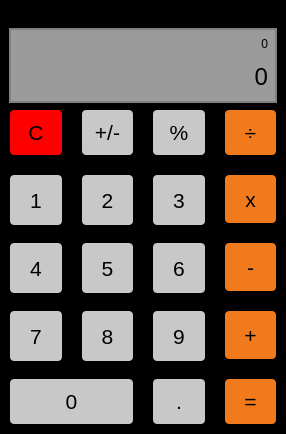
<?xml version="1.0" encoding="UTF-8"?>
<ui version="4.0">
 <class>MainWindow</class>
 <widget class="QMainWindow" name="MainWindow">
  <property name="enabled">
   <bool>true</bool>
  </property>
  <property name="geometry">
   <rect>
    <x>0</x>
    <y>0</y>
    <width>286</width>
    <height>434</height>
   </rect>
  </property>
  <property name="minimumSize">
   <size>
    <width>0</width>
    <height>75</height>
   </size>
  </property>
  <property name="mouseTracking">
   <bool>false</bool>
  </property>
  <property name="windowTitle">
   <string>Qt-calculator</string>
  </property>
  <property name="styleSheet">
   <string notr="true">/*Change the background color */
background-color: #000;</string>
  </property>
  <widget class="QWidget" name="centralwidget">
   <property name="styleSheet">
    <string notr="true">/* (Label at top) Label Stylesheet */

QLabel {
  qproperty-alignment: 'AlignVCenter | AlignRight';
  
  color: rgb(0, 255, 0);

}

background-color : white;

/* End Label Stylesheet */</string>
   </property>
   <layout class="QVBoxLayout" name="verticalLayout_2">
    <item>
     <widget class="QWidget" name="verticalWidget" native="true">
      <property name="sizePolicy">
       <sizepolicy hsizetype="Preferred" vsizetype="Fixed">
        <horstretch>0</horstretch>
        <verstretch>0</verstretch>
       </sizepolicy>
      </property>
      <property name="minimumSize">
       <size>
        <width>0</width>
        <height>75</height>
       </size>
      </property>
      <property name="maximumSize">
       <size>
        <width>16777215</width>
        <height>75</height>
       </size>
      </property>
      <property name="styleSheet">
       <string notr="true">#verticalWidget
{ 
  border: 2px solid gray;
  background-color: rgb(155,155,155);
}
</string>
      </property>
      <layout class="QVBoxLayout" name="verticalLayout">
       <item>
        <widget class="QLabel" name="label_2">
         <property name="autoFillBackground">
          <bool>false</bool>
         </property>
         <property name="styleSheet">
          <string notr="true">QLabel{
  color: #000;
  background-color: rgb(155,155,155);
}</string>
         </property>
         <property name="text">
          <string>0</string>
         </property>
         <property name="alignment">
          <set>Qt::AlignRight|Qt::AlignTrailing|Qt::AlignVCenter</set>
         </property>
        </widget>
       </item>
       <item>
        <widget class="QLabel" name="label">
         <property name="sizePolicy">
          <sizepolicy hsizetype="Preferred" vsizetype="Preferred">
           <horstretch>0</horstretch>
           <verstretch>0</verstretch>
          </sizepolicy>
         </property>
         <property name="minimumSize">
          <size>
           <width>0</width>
           <height>40</height>
          </size>
         </property>
         <property name="font">
          <font>
           <pointsize>18</pointsize>
          </font>
         </property>
         <property name="autoFillBackground">
          <bool>false</bool>
         </property>
         <property name="styleSheet">
          <string notr="true">QLabel{
  color: #000;
  background-color: rgb(155,155,155);
}</string>
         </property>
         <property name="text">
          <string>0</string>
         </property>
         <property name="alignment">
          <set>Qt::AlignRight|Qt::AlignTrailing|Qt::AlignVCenter</set>
         </property>
        </widget>
       </item>
      </layout>
     </widget>
    </item>
    <item>
     <layout class="QGridLayout" name="keypad_grid">
      <property name="sizeConstraint">
       <enum>QLayout::SetDefaultConstraint</enum>
      </property>
      <property name="leftMargin">
       <number>1</number>
      </property>
      <property name="topMargin">
       <number>1</number>
      </property>
      <property name="rightMargin">
       <number>1</number>
      </property>
      <property name="bottomMargin">
       <number>1</number>
      </property>
      <property name="spacing">
       <number>20</number>
      </property>
      <item row="5" column="2">
       <widget class="QPushButton" name="pushButton_dot">
        <property name="sizePolicy">
         <sizepolicy hsizetype="Preferred" vsizetype="Preferred">
          <horstretch>0</horstretch>
          <verstretch>0</verstretch>
         </sizepolicy>
        </property>
        <property name="font">
         <font>
          <family>Arial</family>
          <pointsize>16</pointsize>
          <weight>50</weight>
          <bold>false</bold>
         </font>
        </property>
        <property name="styleSheet">
         <string notr="true">QPushButton {
color: rgb(0,0,0);
background-color: rgb(200,200,200);
border-radius: 4px;
padding: 10px;
}

QPushButton:hover {
backgroundbackground-color: rgb(255,255,255)
}

QPushButton:pressed {
border-style: inset;
background-color: rgb(255,255,255)
}</string>
        </property>
        <property name="text">
         <string>.</string>
        </property>
        <property name="shortcut">
         <string>.</string>
        </property>
       </widget>
      </item>
      <item row="1" column="2">
       <widget class="QPushButton" name="pushButton_percent">
        <property name="sizePolicy">
         <sizepolicy hsizetype="Preferred" vsizetype="Preferred">
          <horstretch>0</horstretch>
          <verstretch>0</verstretch>
         </sizepolicy>
        </property>
        <property name="font">
         <font>
          <family>Arial</family>
          <pointsize>16</pointsize>
          <weight>50</weight>
          <bold>false</bold>
         </font>
        </property>
        <property name="styleSheet">
         <string notr="true">/* (Clear,+/-,%,. buttons) Unary Operations Buttons Stylesheet */

QPushButton {
  color: #000;
  background-color: rgb(200, 200, 200);
  border-radius: 4px;
  padding: 10px;
}

QPushButton:pressed {
    background-color: qlineargradient(x1: 0, y1: 0, x2: 0, y2: 1,
                                      stop: 0 #BEBEBE, stop: 1 #D7D7D7);
}</string>
        </property>
        <property name="text">
         <string>%</string>
        </property>
        <property name="shortcut">
         <string>%</string>
        </property>
       </widget>
      </item>
      <item row="1" column="1">
       <widget class="QPushButton" name="pushButton_plusMinus">
        <property name="sizePolicy">
         <sizepolicy hsizetype="Preferred" vsizetype="Preferred">
          <horstretch>0</horstretch>
          <verstretch>0</verstretch>
         </sizepolicy>
        </property>
        <property name="font">
         <font>
          <family>Arial</family>
          <pointsize>16</pointsize>
          <weight>50</weight>
          <bold>false</bold>
         </font>
        </property>
        <property name="styleSheet">
         <string notr="true">/* (Clear,+/-,%,. buttons) Unary Operations Buttons Stylesheet */

QPushButton {
  color: #000;
  background-color: rgb(200, 200, 200);
  border-radius: 4px;
  padding: 10px;
}

QPushButton:pressed {
    background-color: qlineargradient(x1: 0, y1: 0, x2: 0, y2: 1,
                                      stop: 0 #BEBEBE, stop: 1 #D7D7D7);
}</string>
        </property>
        <property name="text">
         <string>+/-</string>
        </property>
       </widget>
      </item>
      <item row="4" column="1">
       <widget class="QPushButton" name="pushButton_8">
        <property name="sizePolicy">
         <sizepolicy hsizetype="Preferred" vsizetype="Preferred">
          <horstretch>0</horstretch>
          <verstretch>0</verstretch>
         </sizepolicy>
        </property>
        <property name="minimumSize">
         <size>
          <width>50</width>
          <height>50</height>
         </size>
        </property>
        <property name="font">
         <font>
          <family>Arial</family>
          <pointsize>16</pointsize>
          <weight>50</weight>
          <bold>false</bold>
         </font>
        </property>
        <property name="styleSheet">
         <string notr="true">QPushButton {
color: rgb(0,0,0);
background-color: rgb(200,200,200);
border-radius: 4px;
padding: 10px;
}

QPushButton:hover {
backgroundbackground-color: rgb(255,255,255)
}

QPushButton:pressed {
border-style: inset;
background-color: rgb(255,255,255)
}</string>
        </property>
        <property name="text">
         <string>8</string>
        </property>
        <property name="shortcut">
         <string>8</string>
        </property>
       </widget>
      </item>
      <item row="4" column="2">
       <widget class="QPushButton" name="pushButton_9">
        <property name="sizePolicy">
         <sizepolicy hsizetype="Preferred" vsizetype="Preferred">
          <horstretch>0</horstretch>
          <verstretch>0</verstretch>
         </sizepolicy>
        </property>
        <property name="minimumSize">
         <size>
          <width>50</width>
          <height>50</height>
         </size>
        </property>
        <property name="font">
         <font>
          <family>Arial</family>
          <pointsize>16</pointsize>
          <weight>50</weight>
          <bold>false</bold>
         </font>
        </property>
        <property name="styleSheet">
         <string notr="true">QPushButton {
color: rgb(0,0,0);
background-color: rgb(200,200,200);
border-radius: 4px;
padding: 10px;
}

QPushButton:hover {
backgroundbackground-color: rgb(255,255,255)
}

QPushButton:pressed {
border-style: inset;
background-color: rgb(255,255,255)
}</string>
        </property>
        <property name="text">
         <string>9</string>
        </property>
        <property name="shortcut">
         <string>9</string>
        </property>
       </widget>
      </item>
      <item row="4" column="3">
       <widget class="QPushButton" name="pushButton_add">
        <property name="sizePolicy">
         <sizepolicy hsizetype="Preferred" vsizetype="Preferred">
          <horstretch>0</horstretch>
          <verstretch>0</verstretch>
         </sizepolicy>
        </property>
        <property name="font">
         <font>
          <family>Arial</family>
          <pointsize>16</pointsize>
          <weight>50</weight>
          <bold>false</bold>
         </font>
        </property>
        <property name="styleSheet">
         <string notr="true">/* (Clear,+/-,%,. buttons) Unary Operations Buttons Stylesheet */

QPushButton {
  color: #000;
  background-color: rgb(241, 122, 28);
  border-radius: 4px;
  padding: 10px;
}

QPushButton:pressed {
    background-color: qlineargradient(x1: 0, y1: 0, x2: 0, y2: 1,
                                      stop: 0 #BEBEBE, stop: 1 #D7D7D7);
}</string>
        </property>
        <property name="text">
         <string>+</string>
        </property>
        <property name="shortcut">
         <string>+</string>
        </property>
        <attribute name="buttonGroup">
         <string notr="true">buttonGroup</string>
        </attribute>
       </widget>
      </item>
      <item row="4" column="0">
       <widget class="QPushButton" name="pushButton_7">
        <property name="sizePolicy">
         <sizepolicy hsizetype="Preferred" vsizetype="Preferred">
          <horstretch>0</horstretch>
          <verstretch>0</verstretch>
         </sizepolicy>
        </property>
        <property name="minimumSize">
         <size>
          <width>50</width>
          <height>50</height>
         </size>
        </property>
        <property name="font">
         <font>
          <family>Arial</family>
          <pointsize>16</pointsize>
          <weight>50</weight>
          <bold>false</bold>
         </font>
        </property>
        <property name="styleSheet">
         <string notr="true">QPushButton {
color: rgb(0,0,0);
background-color: rgb(200,200,200);
border-radius: 4px;
padding: 10px;
}

QPushButton:hover {
backgroundbackground-color: rgb(255,255,255)
}

QPushButton:pressed {
border-style: inset;
background-color: rgb(255,255,255)
}</string>
        </property>
        <property name="text">
         <string>7</string>
        </property>
        <property name="shortcut">
         <string>7</string>
        </property>
       </widget>
      </item>
      <item row="2" column="0">
       <widget class="QPushButton" name="pushButton_1">
        <property name="sizePolicy">
         <sizepolicy hsizetype="Preferred" vsizetype="Preferred">
          <horstretch>0</horstretch>
          <verstretch>0</verstretch>
         </sizepolicy>
        </property>
        <property name="minimumSize">
         <size>
          <width>50</width>
          <height>50</height>
         </size>
        </property>
        <property name="font">
         <font>
          <family>Arial</family>
          <pointsize>16</pointsize>
          <weight>50</weight>
          <bold>false</bold>
         </font>
        </property>
        <property name="styleSheet">
         <string notr="true">QPushButton {
color: rgb(0,0,0);
background-color: rgb(200,200,200);
border-radius: 4px;
padding: 10px;
}

QPushButton:hover {
backgroundbackground-color: rgb(255,255,255)
}

QPushButton:pressed {
border-style: inset;
background-color: rgb(255,255,255)
}</string>
        </property>
        <property name="text">
         <string>1</string>
        </property>
        <property name="shortcut">
         <string>1</string>
        </property>
       </widget>
      </item>
      <item row="3" column="2">
       <widget class="QPushButton" name="pushButton_6">
        <property name="sizePolicy">
         <sizepolicy hsizetype="Preferred" vsizetype="Preferred">
          <horstretch>0</horstretch>
          <verstretch>0</verstretch>
         </sizepolicy>
        </property>
        <property name="minimumSize">
         <size>
          <width>50</width>
          <height>50</height>
         </size>
        </property>
        <property name="font">
         <font>
          <family>Arial</family>
          <pointsize>16</pointsize>
          <weight>50</weight>
          <bold>false</bold>
         </font>
        </property>
        <property name="styleSheet">
         <string notr="true">QPushButton {color: rgb(0,0,0);
background-color: rgb(200,200,200);
border-radius: 4px;
padding: 10px;
}

QPushButton:hover {
backgroundbackground-color: rgb(255,255,255)
}

QPushButton:pressed {
border-style: inset;
background-color: rgb(255,255,255)
}</string>
        </property>
        <property name="text">
         <string>6</string>
        </property>
        <property name="shortcut">
         <string>6</string>
        </property>
       </widget>
      </item>
      <item row="3" column="3">
       <widget class="QPushButton" name="pushButton_minus">
        <property name="sizePolicy">
         <sizepolicy hsizetype="Preferred" vsizetype="Preferred">
          <horstretch>0</horstretch>
          <verstretch>0</verstretch>
         </sizepolicy>
        </property>
        <property name="font">
         <font>
          <family>Arial</family>
          <pointsize>16</pointsize>
          <weight>50</weight>
          <bold>false</bold>
         </font>
        </property>
        <property name="styleSheet">
         <string notr="true">/* (Clear,+/-,%,. buttons) Unary Operations Buttons Stylesheet */

QPushButton {
  color: #000;
  background-color: rgb(241, 122, 28);
  border-radius: 4px;
  padding: 10px;
}

QPushButton:pressed {
    background-color: qlineargradient(x1: 0, y1: 0, x2: 0, y2: 1,
                                      stop: 0 #BEBEBE, stop: 1 #D7D7D7);
}</string>
        </property>
        <property name="text">
         <string>-</string>
        </property>
        <property name="shortcut">
         <string>-</string>
        </property>
        <attribute name="buttonGroup">
         <string notr="true">buttonGroup</string>
        </attribute>
       </widget>
      </item>
      <item row="1" column="3">
       <widget class="QPushButton" name="pushButton_divide">
        <property name="sizePolicy">
         <sizepolicy hsizetype="Preferred" vsizetype="Preferred">
          <horstretch>0</horstretch>
          <verstretch>0</verstretch>
         </sizepolicy>
        </property>
        <property name="font">
         <font>
          <family>Arial</family>
          <pointsize>16</pointsize>
          <weight>50</weight>
          <bold>false</bold>
         </font>
        </property>
        <property name="styleSheet">
         <string notr="true">/* (Clear,+/-,%,. buttons) Unary Operations Buttons Stylesheet */

QPushButton {
  color: #000;
  background-color: rgb(241, 122, 28);
  border-radius: 4px;
  padding: 10px;
}

QPushButton:pressed {
    background-color: qlineargradient(x1: 0, y1: 0, x2: 0, y2: 1,
                                      stop: 0 #BEBEBE, stop: 1 #D7D7D7);
}
</string>
        </property>
        <property name="text">
         <string>÷</string>
        </property>
        <property name="shortcut">
         <string>/</string>
        </property>
        <attribute name="buttonGroup">
         <string notr="true">buttonGroup</string>
        </attribute>
       </widget>
      </item>
      <item row="2" column="3">
       <widget class="QPushButton" name="pushButton_multiply">
        <property name="sizePolicy">
         <sizepolicy hsizetype="Preferred" vsizetype="Preferred">
          <horstretch>0</horstretch>
          <verstretch>0</verstretch>
         </sizepolicy>
        </property>
        <property name="font">
         <font>
          <family>Arial</family>
          <pointsize>16</pointsize>
          <weight>50</weight>
          <bold>false</bold>
         </font>
        </property>
        <property name="styleSheet">
         <string notr="true">/* (Clear,+/-,%,. buttons) Unary Operations Buttons Stylesheet */

QPushButton {
  color: #000;
  background-color: rgb(241, 122, 28);
  border-radius: 4px;
  padding: 10px;
}

QPushButton:pressed {
    background-color: qlineargradient(x1: 0, y1: 0, x2: 0, y2: 1,
                                      stop: 0 #BEBEBE, stop: 1 #D7D7D7);
}</string>
        </property>
        <property name="text">
         <string>x</string>
        </property>
        <property name="shortcut">
         <string>*</string>
        </property>
        <attribute name="buttonGroup">
         <string notr="true">buttonGroup</string>
        </attribute>
       </widget>
      </item>
      <item row="5" column="3">
       <widget class="QPushButton" name="pushButton_equals">
        <property name="sizePolicy">
         <sizepolicy hsizetype="Preferred" vsizetype="Preferred">
          <horstretch>0</horstretch>
          <verstretch>0</verstretch>
         </sizepolicy>
        </property>
        <property name="font">
         <font>
          <family>Arial</family>
          <pointsize>16</pointsize>
          <weight>50</weight>
          <bold>false</bold>
         </font>
        </property>
        <property name="toolTip">
         <string/>
        </property>
        <property name="toolTipDuration">
         <number>-1</number>
        </property>
        <property name="styleSheet">
         <string notr="true">/* (Clear,+/-,%,. buttons) Unary Operations Buttons Stylesheet */

QPushButton {
  color: #000;
  background-color: rgb(241, 122, 28);
  border-radius: 4px;
  padding: 10px;
}

QPushButton:pressed {
    background-color: qlineargradient(x1: 0, y1: 0, x2: 0, y2: 1,
                                      stop: 0 #BEBEBE, stop: 1 #D7D7D7);
}</string>
        </property>
        <property name="text">
         <string>=</string>
        </property>
        <property name="shortcut">
         <string>Enter</string>
        </property>
       </widget>
      </item>
      <item row="5" column="0" colspan="2">
       <widget class="QPushButton" name="pushButton_0">
        <property name="sizePolicy">
         <sizepolicy hsizetype="Preferred" vsizetype="Preferred">
          <horstretch>0</horstretch>
          <verstretch>0</verstretch>
         </sizepolicy>
        </property>
        <property name="font">
         <font>
          <family>Arial</family>
          <pointsize>16</pointsize>
          <weight>50</weight>
          <bold>false</bold>
         </font>
        </property>
        <property name="styleSheet">
         <string notr="true">QPushButton {
color: rgb(0,0,0);
background-color: rgb(200,200,200);
border-radius: 4px;
padding: 10px;
}

QPushButton:hover {
backgroundbackground-color: rgb(255,255,255)
}

QPushButton:pressed {
border-style: inset;
background-color: rgb(255,255,255)
}</string>
        </property>
        <property name="text">
         <string>0</string>
        </property>
        <property name="shortcut">
         <string>0</string>
        </property>
       </widget>
      </item>
      <item row="2" column="2">
       <widget class="QPushButton" name="pushButton_3">
        <property name="sizePolicy">
         <sizepolicy hsizetype="Preferred" vsizetype="Preferred">
          <horstretch>0</horstretch>
          <verstretch>0</verstretch>
         </sizepolicy>
        </property>
        <property name="minimumSize">
         <size>
          <width>50</width>
          <height>50</height>
         </size>
        </property>
        <property name="font">
         <font>
          <family>Arial</family>
          <pointsize>16</pointsize>
          <weight>50</weight>
          <bold>false</bold>
         </font>
        </property>
        <property name="styleSheet">
         <string notr="true">QPushButton {
color: rgb(0,0,0);
background-color: rgb(200,200,200);
border-radius: 4px;
padding: 10px;
}

QPushButton:hover {
backgroundbackground-color: rgb(255,255,255)
}

QPushButton:pressed {
border-style: inset;
background-color: rgb(255,255,255)
}</string>
        </property>
        <property name="text">
         <string>3</string>
        </property>
        <property name="shortcut">
         <string>3</string>
        </property>
       </widget>
      </item>
      <item row="2" column="1">
       <widget class="QPushButton" name="pushButton_2">
        <property name="sizePolicy">
         <sizepolicy hsizetype="Preferred" vsizetype="Preferred">
          <horstretch>0</horstretch>
          <verstretch>0</verstretch>
         </sizepolicy>
        </property>
        <property name="minimumSize">
         <size>
          <width>50</width>
          <height>50</height>
         </size>
        </property>
        <property name="font">
         <font>
          <family>Arial</family>
          <pointsize>16</pointsize>
          <weight>50</weight>
          <bold>false</bold>
         </font>
        </property>
        <property name="styleSheet">
         <string notr="true">QPushButton {
color: rgb(0,0,0);
background-color: rgb(200,200,200);
border-radius: 4px;
padding: 10px;
}

QPushButton:hover {
backgroundbackground-color: rgb(255,255,255)
}

QPushButton:pressed {
border-style: inset;
background-color: rgb(255,255,255)
}</string>
        </property>
        <property name="text">
         <string>2</string>
        </property>
        <property name="shortcut">
         <string>2</string>
        </property>
       </widget>
      </item>
      <item row="3" column="1">
       <widget class="QPushButton" name="pushButton_5">
        <property name="sizePolicy">
         <sizepolicy hsizetype="Preferred" vsizetype="Preferred">
          <horstretch>0</horstretch>
          <verstretch>0</verstretch>
         </sizepolicy>
        </property>
        <property name="minimumSize">
         <size>
          <width>50</width>
          <height>50</height>
         </size>
        </property>
        <property name="font">
         <font>
          <family>Arial</family>
          <pointsize>16</pointsize>
          <weight>50</weight>
          <bold>false</bold>
         </font>
        </property>
        <property name="styleSheet">
         <string notr="true">QPushButton {
color: rgb(0,0,0);
background-color: rgb(200,200,200);
border-radius: 4px;
padding: 10px;
}

QPushButton:hover {
backgroundbackground-color: rgb(255,255,255)
}

QPushButton:pressed {
border-style: inset;
background-color: rgb(255,255,255)
}</string>
        </property>
        <property name="text">
         <string>5</string>
        </property>
        <property name="shortcut">
         <string>5</string>
        </property>
       </widget>
      </item>
      <item row="3" column="0">
       <widget class="QPushButton" name="pushButton_4">
        <property name="sizePolicy">
         <sizepolicy hsizetype="Preferred" vsizetype="Preferred">
          <horstretch>0</horstretch>
          <verstretch>0</verstretch>
         </sizepolicy>
        </property>
        <property name="minimumSize">
         <size>
          <width>50</width>
          <height>50</height>
         </size>
        </property>
        <property name="font">
         <font>
          <family>Arial</family>
          <pointsize>16</pointsize>
          <weight>50</weight>
          <bold>false</bold>
         </font>
        </property>
        <property name="styleSheet">
         <string notr="true">QPushButton {
color: rgb(0,0,0);
background-color: rgb(200,200,200);
border-radius: 4px;
padding: 10px;
}

QPushButton:hover {
backgroundbackground-color: rgb(255,255,255)
}

QPushButton:pressed {
border-style: inset;
background-color: rgb(255,255,255)
}</string>
        </property>
        <property name="text">
         <string>4</string>
        </property>
        <property name="shortcut">
         <string>4</string>
        </property>
       </widget>
      </item>
      <item row="1" column="0">
       <widget class="QPushButton" name="pushButton_clear">
        <property name="sizePolicy">
         <sizepolicy hsizetype="Preferred" vsizetype="Preferred">
          <horstretch>0</horstretch>
          <verstretch>0</verstretch>
         </sizepolicy>
        </property>
        <property name="font">
         <font>
          <family>Arial</family>
          <pointsize>16</pointsize>
          <weight>50</weight>
          <bold>false</bold>
         </font>
        </property>
        <property name="styleSheet">
         <string notr="true">/* (Clear,+/-,%,. buttons) Unary Operations Buttons Stylesheet */

QPushButton {
  background-color: rgb(255,0,0);
  border-radius: 4px;
  padding: 5px;
}

QPushButton:pressed {
    background-color: qlineargradient(x1: 0, y1: 0, x2: 0, y2: 1,
                                      stop: 0 #BEBEBE, stop: 1 #D7D7D7);
}</string>
        </property>
        <property name="text">
         <string>C</string>
        </property>
        <property name="shortcut">
         <string>C</string>
        </property>
       </widget>
      </item>
     </layout>
    </item>
   </layout>
  </widget>
  <widget class="QMenuBar" name="menuBar">
   <property name="geometry">
    <rect>
     <x>0</x>
     <y>0</y>
     <width>286</width>
     <height>26</height>
    </rect>
   </property>
   <widget class="QMenu" name="menuFile">
    <property name="title">
     <string>File</string>
    </property>
    <addaction name="separator"/>
    <addaction name="actionExit"/>
   </widget>
   <addaction name="menuFile"/>
  </widget>
  <action name="actionCopy">
   <property name="text">
    <string>Copy</string>
   </property>
  </action>
  <action name="actionExit">
   <property name="text">
    <string>Exit</string>
   </property>
   <property name="shortcut">
    <string>Esc</string>
   </property>
  </action>
  <action name="actionPaste">
   <property name="text">
    <string>Paste</string>
   </property>
  </action>
 </widget>
 <resources/>
 <connections/>
 <buttongroups>
  <buttongroup name="buttonGroup">
   <property name="exclusive">
    <bool>true</bool>
   </property>
  </buttongroup>
 </buttongroups>
</ui>
